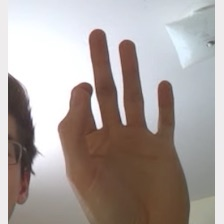
#> input picture SignLanguageDetectionCNN/ian.jpg, 224 x 224 px, given in place of frame.jpg, which was not available
$ python finger_count.py   (older library calls are emulated)
#> lines starting #> are read from the running program, lines starting #| are printed output that depends on the picture; after the words box and inside, x2 and y2 are one past the last pixel; in counts of white or black regions, pixels touching at a corner belong together; long printed decimals are rounded; pictures that were not available may be replaced by others from this repository, and a replacement may not be noted
#> further down, img is the input picture: shape (224, 224, 3); mean B, G, R 158.2, 161.7, 170.9
### pyaudiotest.py
import pyaudio
import numpy as np
import time

import chord as cd
import notes as nt

def play_note(root):
    # Piano sweep where i is the key #, A0 is key 0, C8 is key 88
    # for i in range(10, 88):
    p = pyaudio.PyAudio()
    fs = 44100
    volume = 0.5     # range [0.0, 1.0]

    # generate samples, note conversion to float32 array

    # FN for Scale Degrees
    # m7 = [1, b3, 5, b7]

    # Break into maj/min intervals [3, 4, 3]

    # FN for Scale Intervals
    m7_int = [0, 3, 7, 10]
    V7_int = [0, 4, 7, 10]
    M7_int = [0, 4, 7, 11]

    M_int = [0, 4, 7]

    # FN to convert 49 -> A4

    # To generate Chord Degrees - Am7:
    # Am7 = nt.gen_chord_degs(49, m7_int)
    # D7 = nt.gen_chord_degs(54, V7_int)

    chord_in = nt.gen_chord_degs(root, M_int) # generate chord_in
    # Am7 = [nt.ntof(49), nt.ntof(52), nt.ntof(56), nt.ntof(59)]

    samples = cd.Chord(chord_in).samples

    # for paFloat32 sample values must be in range [-1.0, 1.0]
    stream = p.open(format=pyaudio.paFloat32,
                    channels=1,
                    rate=fs,
                    output=True)

    # play. May repeat with different volume values (if done interactively)
    stream.write(volume*samples)
    stream.stop_stream()
    stream.close()
    p.terminate()

### finger_count.py
# From https://github.com/madhav727/medium

import numpy as np
import cv2 as cv
import os
import time

import pyaudiotest as pa

def skinmask(img):
    hsvim = cv.cvtColor(img, cv.COLOR_BGR2HSV)
#> hsvim: shape (224, 224, 3); mean H, S, V 58.6, 45.1, 175.1
    lower = np.array([0, 48, 80], dtype = "uint8")
    upper = np.array([20, 255, 255], dtype = "uint8")
    skinRegionHSV = cv.inRange(hsvim, lower, upper)
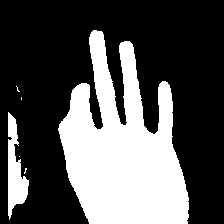
#> skinRegionHSV: shape (224, 224); 32.7% white; 6 white regions (4 under 20 px), largest, box (x1, y1, x2, y2) and area: (58, 30, 189, 224) 15218, (8, 112, 29, 220) 1165
    blurred = cv.blur(skinRegionHSV, (2,2))
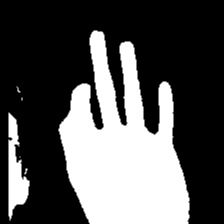
#> blurred: shape (224, 224); min 0, max 255, mean 83.1
    ret, thresh = cv.threshold(blurred,0,255,cv.THRESH_BINARY)
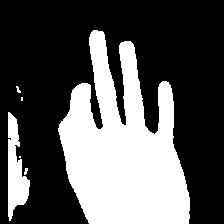
#> thresh: shape (224, 224); 33.9% white; 6 white regions (4 under 20 px)
    return thresh

def getcnthull(mask_img):
    __, contours, hierarchy = cv.findContours(mask_img, cv.RETR_TREE, cv.CHAIN_APPROX_SIMPLE)
#> contours = 6 contours, 4 with area under 20; largest, box (x1, y1, x2, y2) and area: (58, 30, 190, 224) 15217, (8, 112, 30, 221) 1191
    contours = max(contours, key=lambda x: cv.contourArea(x))
#> contours = contour of 309 points, box (x1, y1, x2, y2) (58, 30, 190, 224), area 15217
    hull = cv.convexHull(contours)
#> hull = contour of 23 points, box (x1, y1, x2, y2) (58, 30, 190, 224), area 18992
    return contours, hull

def getdefects(contours):
    hull = cv.convexHull(contours, returnPoints=False)
    defects = cv.convexityDefects(contours, hull)
    return defects

# cap = cv.VideoCapture(0) # '0' for webcam

# while cap.isOpened():
while 1:
    # _, img = cap.read()
    os.system('fswebcam -r 224x224 --no-banner /home/pi/Desktop/frame.jpg')
    time.sleep(0.1)
    img = cv.imread('/home/pi/Desktop/frame.jpg', cv.IMREAD_COLOR)
    # [5 lines of commented-out code are left out]
    mask_img = skinmask(img)
    contours, hull = getcnthull(mask_img)
    cv.drawContours(img, [contours], -1, (255,255,0), 2)
    cv.drawContours(img, [hull], -1, (0, 255, 255), 2)
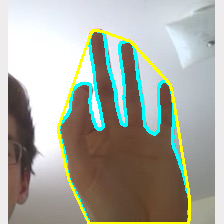
#> img: shape (224, 224, 3); mean B, G, R 159.9, 170.7, 167.9
    defects = getdefects(contours)
#> in getdefects, `hull = cv.convexHull(contours, returnPoints=False)`: hull = 23 values, max 308 at index 0, min 0 at index 22, mean 137
#> in getdefects, `defects = cv.convexityDefects(contours, hull)`: defects = 17 rows, first 6: [1, 3, 2, 114], [3, 76, 34, 10817], [76, 78, 77, 186], [79, 95, 90, 476], [95, 99, 98, 248], [99, 101, 100, 162]
    if defects is not None:
        cnt = 0
        for i in range(defects.shape[0]):  # calculate the angle
            s, e, f, d = defects[i][0]
            start = tuple(contours[s][0])
            end = tuple(contours[e][0])
            far = tuple(contours[f][0])
            a = np.sqrt((end[0] - start[0]) ** 2 + (end[1] - start[1]) ** 2)
            b = np.sqrt((far[0] - start[0]) ** 2 + (far[1] - start[1]) ** 2)
            c = np.sqrt((end[0] - far[0]) ** 2 + (end[1] - far[1]) ** 2)
            angle = np.arccos((b ** 2 + c ** 2 - a ** 2) / (2 * b * c))  #      cosine theorem
            print("start: ", start, "end: ", end, "far:", far, "a", a, "b", b, "c", c, "angle", angle)
            if angle <= np.pi / 2:  # angle less than 90 degree, treat as fingers
                cnt += 1
                cv.circle(img, far, 4, [0, 0, 255], -1)
#> this loop made 17 passes
#> (s, e, f, d, start, end, far, a) on passes 1 to 11: (1, 3, 2, 114, (91, 32), (90, 34), (91, 33), 2.24), (3, 76, 34, 10817, (90, 34), (59, 124), (103, 126), 95.19), (76, 78, 77, 186, (59, 124), (58, 128), (59, 127), 4.12), (79, 95, 90, 476, (58, 131), (66, 170), (64, 151), 39.81), (95, 99, 98, 248, (66, 170), (68, 178), (68, 174), 8.25), (99, 101, 100, 162, (68, 178), (69, 181), (69, 179), 3.16), (101, 127, 110, 353, (69, 181), (85, 216), (76, 193), 38.48), (127, 131, 130, 229, (85, 216), (88, 222), (88, 220), 6.71), (133, 135, 134, 201, (188, 223), (189, 218), (188, 219), 5.1), (135, 140, 137, 256, (189, 218), (189, 197), (188, 213), 21), (140, 182, 173, 2065, (189, 197), (172, 93), (172, 143), 105.4)
#| start:  (91, 32) end:  (90, 34) far: (91, 33) a 2.236 b 1.0 c 1.414 angle 2.356
#| start:  (90, 34) end:  (59, 124) far: (103, 126) a 95.189 b 92.914 c 44.045 angle 1.385
#| start:  (59, 124) end:  (58, 128) far: (59, 127) a 4.123 b 3.0 c 1.414 angle 2.356
#| start:  (58, 131) end:  (66, 170) far: (64, 151) a 39.812 b 20.881 c 19.105 angle 2.955
#| start:  (66, 170) end:  (68, 178) far: (68, 174) a 8.246 b 4.472 c 4.0 angle 2.678
#| start:  (68, 178) end:  (69, 181) far: (69, 179) a 3.162 b 1.414 c 2.0 angle 2.356
#| start:  (69, 181) end:  (85, 216) far: (76, 193) a 38.484 b 13.892 c 24.698 angle 2.987
#| start:  (85, 216) end:  (88, 222) far: (88, 220) a 6.708 b 5.0 c 2.0 angle 2.498
#> (further printed lines are left out)
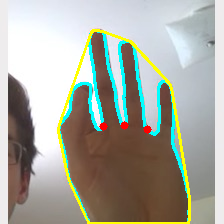
#> img: shape (224, 224, 3); 0.29% of pixels changed, all inside (x1, y1, x2, y2) = (99, 121, 152, 134)
#> after the loop, cnt = 3
        if cnt > 0:
            cnt = cnt+1
#> cnt = 4
        cv.putText(img, str(cnt), (0, 50), cv.FONT_HERSHEY_SIMPLEX,1, (255, 0, 0) , 2, cv.LINE_AA)
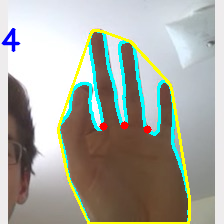
#> img: shape (224, 224, 3); 0.47% of pixels changed, all inside (x1, y1, x2, y2) = (1, 27, 21, 53)

    print("finger cnt: ", cnt)
#| finger cnt:  4

    # Audio
    curr_x = start[0] # hand position
#> curr_x = 102
    x_max = 640 # Screen coords
    key_range = 49 # Range of notes to be mapped/used
    key_max = 57 # on piano/tone generator

    root = int(curr_x / x_max * (key_max - key_range) + key_range)  # Conversion factor for x-cord and 88 keys on piano
#> root = 50

    if (root in [49, 50, 51, 52, 53]):
        #I chord - A
        root = 49
        print('hi')

    elif (root in [54, 55]):# IV Chord - D
        root = 54

    elif (root in [56, 57]):
        # V Chord - E
        root = 56

    pa.play_note(root)
#> (the call stopped at in play_note, `p = pyaudio.PyAudio()`: pyaudio is not available in this run)

    cv.imshow("img", img)
    # [6 lines of commented-out code are left out]
    if cv.waitKey(1) & 0xFF == ord('q'):
#> (key q is pressed here)
        break
#> (the run stopped early here; a loop or call above may not have finished)
